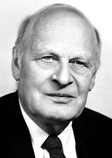
#> input picture LBP/images/Onsager.jpg, 112 x 158 px, shrunk from 280 x 396 before the run
$ jupyter execute LBP_notebook.ipynb   (shell and % lines are left out)
#> lines starting #> are read from the running program, lines starting #| are printed output that depends on the picture
### LBP/LBP_methods.py
import numpy as np
from skimage import feature


def lbp(img, R=1):
    """
    Compute Local Binary Pattern (LBP) for an image using basic 8-neighbor LBP method
    :param img: input image
    :param R: radius of LBP
    :return: LBP image
    """
    # Get image dimensions
    h, w = img.shape

    # Initialize LBP image
    lbp_img = np.zeros((h, w), dtype=np.float32)

    # Compute LBP for each pixel in the image
    for i in range(R, h - R):
        for j in range(R, w - R):
            # Get the pixel value at the center of the LBP
            center = img[i, j]

            # Initialize the LBP code
            lbp_code = 0

            # Compute the LBP code
            for k in range(8):
                # Compute the neighbor pixel coordinates
                x = i + int(R * np.cos(2 * np.pi * k / 8))
                y = j - int(R * np.sin(2 * np.pi * k / 8))

                # Get the neighbor pixel value
                neighbor = img[x, y]

                # Update the LBP code
                lbp_code += (neighbor >= center) * 2**k

            # Store the LBP code in the LBP image
            lbp_img[i, j] = lbp_code

    return lbp_img


def hist(lbp_img):
    """
    Compute the LBP histogram for an LBP image
    :param lbp_img: LBP image
    :return: LBP histogram
    """
    # Compute the LBP histogram
    hist, _ = np.histogram(lbp_img, bins=256, range=(0, 256))

    return hist


def compute_lbp(img, radius=1, n_points=8):
    """
    Compute Local Binary Pattern (LBP) using skimage's optimized function.
    :param img: input grayscale image
    :param radius: radius of LBP
    :param n_points: number of points considered for LBP
    :return: LBP image
    """
    # Calculate the number of sampling points
    n_points = n_points * radius

    # Compute LBP using skimage
    lbp_img = feature.local_binary_pattern(img, n_points, radius, method="default")

    return lbp_img

### LBP/LBP_notebook.ipynb
[cell 1]
# Imports
import LBP_methods
import numpy as np
import cv2
import matplotlib.pyplot as plt

[cell 2]
# load images
onsager = cv2.imread('images/Onsager.jpg', cv2.IMREAD_GRAYSCALE)
#> onsager is the input picture: shape (158, 112); min 0, max 255, mean 155.3
iceland = cv2.imread('images/iceland.jpg', cv2.IMREAD_GRAYSCALE)
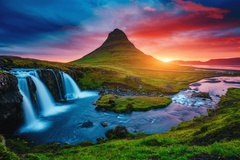
#> input picture LBP/images/iceland.jpg, 240 x 160 px, shrunk from 600 x 400 before the run
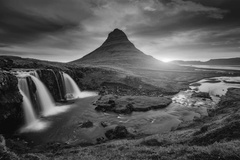
#> iceland: shape (160, 240); min 4, max 253, mean 85.5
texture = cv2.imread('images/texture.jpg', cv2.IMREAD_GRAYSCALE)
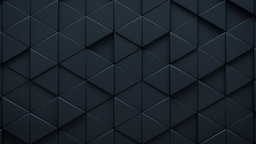
#> input picture LBP/images/texture.jpg, 256 x 144 px, shrunk from 640 x 360 before the run
#> texture: shape (144, 256); min 0, max 91, mean 33.6

fig, (ax1, ax2, ax3) = plt.subplots(1, 3, figsize=(15, 5))

ax1.imshow(onsager, cmap='gray')
ax1.set_title('Onsager')
ax1.axis('off')

ax2.imshow(iceland, cmap='gray')
ax2.set_title('Iceland')
ax2.axis('off')

ax3.imshow(texture, cmap='gray')
ax3.set_title('Texture')
ax3.axis('off')

plt.show()

[cell 3]
# LBP
onsager_LBP = LBP_methods.lbp(onsager)
iceland_LBP = LBP_methods.lbp(iceland)
#> call 2 of lbp, with R = 1
#> after the loop in lbp (call 2), `for i in range(R, h - R):`:
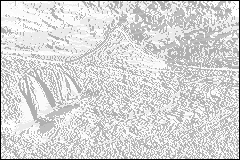
#> lbp_img: shape (160, 240) float32; min 0, max 255, mean 213.1
texture_LBP = LBP_methods.lbp(texture)
#> call 3 of lbp, with R = 1
#> after the loop in lbp (call 3), `for i in range(R, h - R):`:
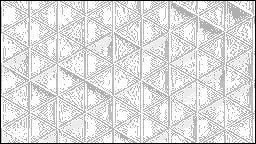
#> lbp_img: shape (144, 256) float32; min 0, max 255, mean 219.7

fig, (ax1, ax2, ax3) = plt.subplots(1, 3, figsize=(15, 5))

ax1.imshow(onsager_LBP, cmap='gray')
ax1.set_title('Onsager LBP')
ax1.axis('off')

ax2.imshow(iceland_LBP, cmap='gray')
ax2.set_title('Iceland LBP')
ax2.axis('off')

ax3.imshow(texture_LBP, cmap='gray')
ax3.set_title('Texture LBP')
ax3.axis('off')

plt.show()

[cell 4]
# Histograms

onsager_hist = LBP_methods.hist(onsager_LBP)
#> in hist, `hist, _ = np.histogram(lbp_img, bins=256, range=(0, 256))`: hist = 256 values, max 3758 at index 255, min 0 at index 1, mean 69.12
#> onsager_hist has the same summary as hist in hist
iceland_hist = LBP_methods.hist(iceland_LBP)
#> iceland_hist = 256 values, max 4145 at index 255, min 0 at index 1, mean 150
texture_hist = LBP_methods.hist(texture_LBP)
#> texture_hist = 256 values, max 11095 at index 255, min 0 at index 1, mean 144

fig, (ax1, ax2, ax3) = plt.subplots(1, 3, figsize=(15, 5))

ax1.bar(range(256), onsager_hist)
ax1.set_title('Onsager Histogram')
ax1.set_xlabel('Bins')
ax1.set_ylabel('Frequency')

ax2.bar(range(256), iceland_hist)
ax2.set_title('Iceland Histogram')
ax2.set_xlabel('Bins')
ax2.set_ylabel('Frequency')

ax3.bar(range(256), texture_hist)
ax3.set_title('Texture Histogram')
ax3.set_xlabel('Bins')
ax3.set_ylabel('Frequency')

plt.show()
#> figure, not shown here; panel 1: tallest bar 3758 high, from x = 254.6 to 255.4; panel 2: tallest bar 4145 high, from x = 254.6 to 255.4; panel 3: tallest bar 11095 high, from x = 254.6 to 255.4

[cell 5]
onsager_lpb = LBP_methods.compute_lbp(onsager, radius=1, n_points=8)
#> in compute_lbp, `lbp_img = feature.local_binary_pattern(img, n_points, radius, method="..`:
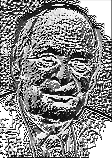
#> lbp_img: shape (158, 112) float64; min 0, max 255, mean 139

iceland_lbp = LBP_methods.compute_lbp(iceland, radius=1, n_points=8)
#> call 2 of compute_lbp, with radius = 1, n_points = 8
#> in compute_lbp (call 2), `lbp_img = feature.local_binary_pattern(img, n_points, radius, method="..`:
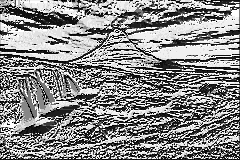
#> lbp_img: shape (160, 240) float64; min 0, max 255, mean 137.5


texture_lbp = LBP_methods.compute_lbp(texture, radius=1, n_points=8)
#> call 3 of compute_lbp, with radius = 1, n_points = 8
#> in compute_lbp (call 3), `lbp_img = feature.local_binary_pattern(img, n_points, radius, method="..`:
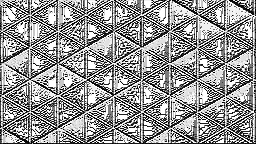
#> lbp_img: shape (144, 256) float64; min 0, max 255, mean 149.8

fig, (ax1, ax2, ax3) = plt.subplots(1, 3, figsize=(15, 5))

ax1.imshow(onsager_lpb, cmap='gray')
ax1.set_title('Onsager LBP')
ax1.axis('off')

ax2.imshow(iceland_lbp, cmap='gray')
ax2.set_title('Iceland LBP')
ax2.axis('off')

ax3.imshow(texture_lbp, cmap='gray')
ax3.set_title('Texture LBP')
ax3.axis('off')

plt.show()

[cell 6]
# plot histograms
fig, (ax1, ax2, ax3) = plt.subplots(1, 3, figsize=(15, 5))

ax1.hist(onsager_lpb.ravel(), bins=256, range=(0, 256))
ax1.set_title('Onsager Histogram')
ax1.set_xlabel('Bins')
ax1.set_ylabel('Frequency')

ax2.hist(iceland_lbp.ravel(), bins=256, range=(0, 256))
ax2.set_title('Iceland Histogram')
ax2.set_xlabel('Bins')
ax2.set_ylabel('Frequency')

ax3.hist(texture_lbp.ravel(), bins=256, range=(0, 256))
ax3.set_title('Texture Histogram')
ax3.set_xlabel('Bins')
ax3.set_ylabel('Frequency')

plt.show()
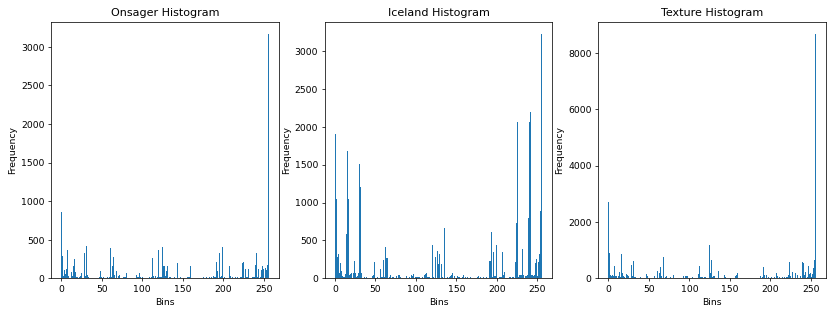
#> figure drawn by matplotlib, 3 panels; panel 1: tallest bar 3166 high, from x = 255 to 256; panel 2: tallest bar 3225 high, from x = 255 to 256; panel 3: tallest bar 8671 high, from x = 255 to 256

[cell 7]
# plot histograms with percentages
fig, (ax1, ax2, ax3) = plt.subplots(1, 3, figsize=(15, 5))

# Onsager LBP histogram
counts, bins, _ = ax1.hist(onsager_lpb.ravel(), bins=256, range=(0, 256), density=True)
#> counts = 256 values, max 0.179 at index 255, min 0 at index 37, mean 0.00391; bins = 257 values from 0 to 256
ax1.set_title('Onsager Histogram')
ax1.set_xlabel('Bins')
ax1.set_ylabel('Percentage')
ax1.bar(bins[:-1], counts * 100, width=bins[1] - bins[0], color='blue', align='edge')

# Iceland LBP histogram
counts, bins, _ = ax2.hist(iceland_lbp.ravel(), bins=256, range=(0, 256), density=True)
#> counts = 256 values, max 0.084 at index 255, min 0 at index 73, mean 0.00391
ax2.set_title('Iceland Histogram')
ax2.set_xlabel('Bins')
ax2.set_ylabel('Percentage')
ax2.bar(bins[:-1], counts * 100, width=bins[1] - bins[0], color='green', align='edge')

# Texture LBP histogram
# Remove last bin


counts, bins, _ = ax3.hist(texture_lbp.ravel(), bins=256, range=(0, 256), density=True)
#> counts = 256 values, max 0.235 at index 255, min 0 at index 106, mean 0.00391
ax3.set_title('Texture Histogram')
ax3.set_xlabel('Bins')
ax3.set_ylabel('Percentage')
ax3.bar(bins[:-1], counts * 100, width=bins[1] - bins[0], color='orange', align='edge')

plt.show()
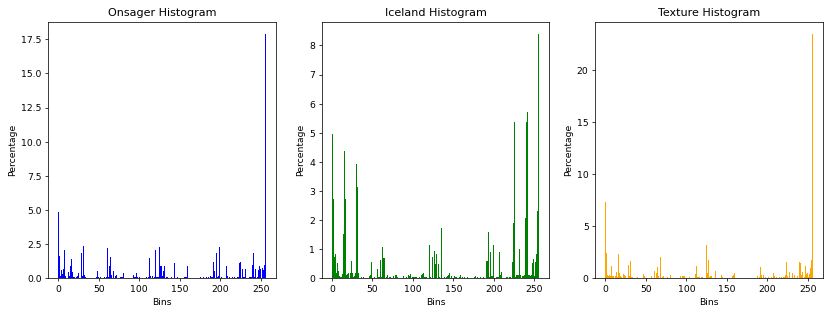
#> figure drawn by matplotlib, 3 panels; panel 1: tallest bar 0.179 high, from x = 255 to 256; panel 1: tallest bar 17.89 high, from x = 255 to 256; panel 2: tallest bar 0.084 high, from x = 255 to 256; panel 2: tallest bar 8.4 high, from x = 255 to 256
